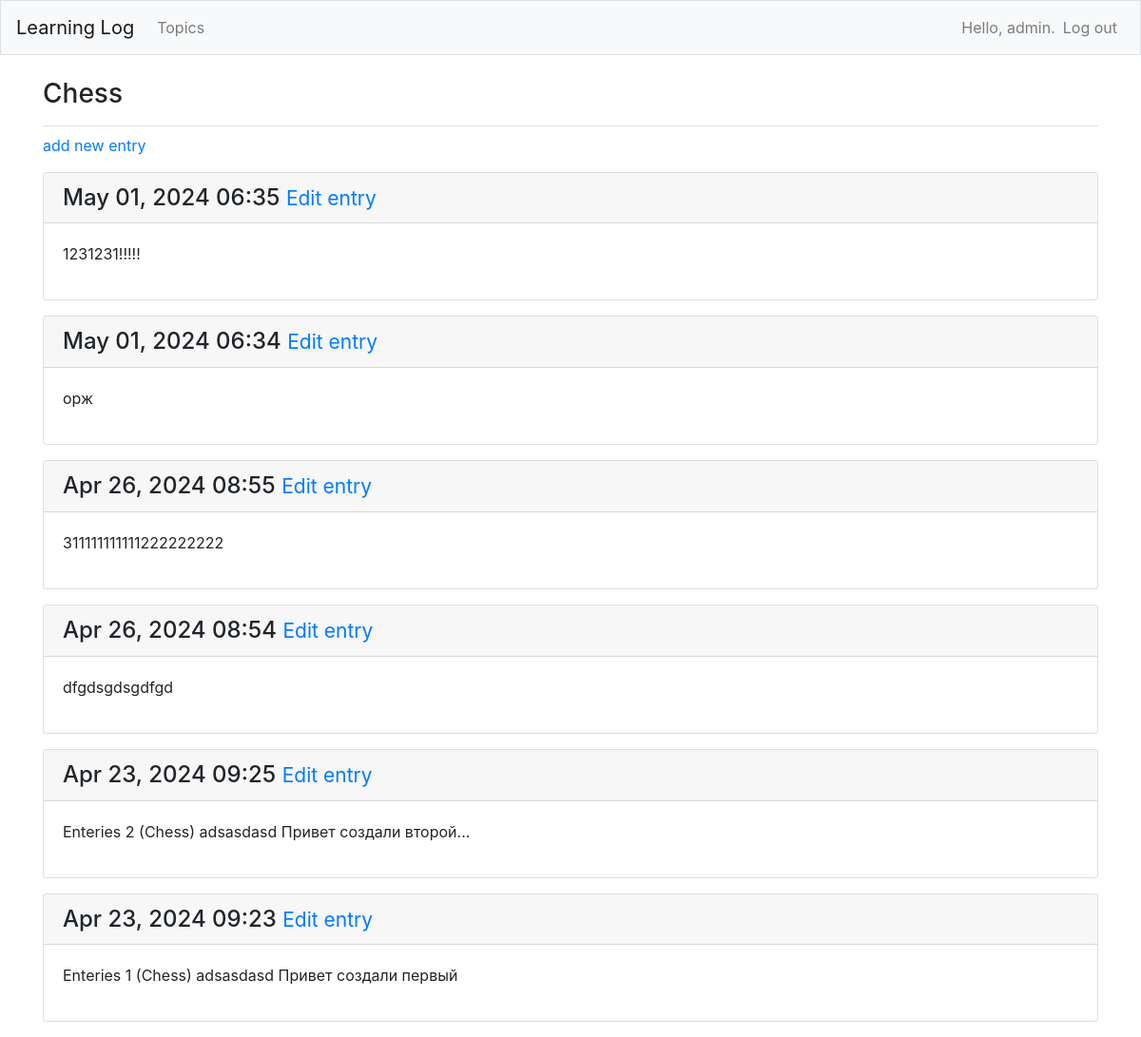
Screenshot of /topic/1/ (signed in) with the database file from the repository.
### learning_logs/models.py (models this page shows, shortened)
class Topic(models.Model):  # Определение модели Topic - представляет собой тему, которую изучает пользователь
    text = models.CharField(max_length=200)  # Поле для текста темы (максимум 200 символов)
    date_added = models.DateTimeField(auto_now_add=True)  # Поле для даты добавления (автоматически устанавливается при создании)
    owner = models.ForeignKey(User, on_delete=models.CASCADE)
    def __str__(self):  # Метод для строкового представления объекта модели - возвращает текст темы
        return self.text  # Возвращает текст темы

class Entry(models.Model):  # Определение модели Entry - представляет собой информацию, изученную пользователем по теме
    topic = models.ForeignKey(Topic, on_delete=models.CASCADE)  # Внешний ключ к модели Topic (поле где выпадет спискок созданных Topic)
    text = models.TextField()  # Поле для текста записи (неограниченной длины)
    date_added = models.DateTimeField(auto_now_add=True)  # Поле для даты добавления (автоматически устанавливается при создании)
    class Meta:  # Внутренний класс для метаданных модели
        verbose_name_plural = 'entries'  # Название модели во множественном числе для административного интерфейса

### learning_logs/views.py (the view)
# urls.py: path('topic/<int:topic_id>/', views.topic, name='topic'),  # страница topic
@login_required
def topic(request, topic_id):
    topic = Topic.objects.get(id=topic_id)  # Получает объект Topic из базы данных по его идентификатору.
    if topic.owner !=request.user:
        raise Http404
    entries = topic.entry_set.order_by('-date_added')  # Получает все связанные записи (Entry) для данной темы и упорядочивает их по дате добавления.
    context = {'topic':topic, 'entries':entries}  # Создает контекст с выбранной темой и ее записями для передачи в шаблон.
    return render(request, 'learning_logs/topic.html', context)  # Возвращает ответ на запрос, используя шаблон 'learning_logs/topic.html' и переданный контекст.

### learning_logs/templates/learning_logs/topic.html
{% extends "learning_logs/base.html" %}
{% block page_header %}
    <h3>{{ topic }}</h3>
{% endblock page_header %}
{% block content %}
    <p><a href="{% url 'learning_logs:new_entry' topic.id %}"> add new entry </a></p>
    {% for entry in entries %}
        <div class="card mb-3">
            <h4 class="card-header">
                {{entry.date_added|date:'M d, Y H:i'}}
                <small><a href="{% url 'learning_logs:edit_entry' entry.id %}"> Edit entry </a></small>
            </h4>
            <div class="card-body">
                {{ entry.text|linebreaks }}
            </div>
        </div>
    {% empty %}
        <p>There are no entries</p>
    {% endfor %}
{% endblock content %}

### learning_logs/templates/learning_logs/base.html (shortened to what this page needs)
<!DOCTYPE html>
{% load bootstrap4 %}
<html lang="en">
<head>
    {% bootstrap_css %}
</head>
<body>
    <nav class="navbar navbar-expand-md navbar-light bg-light mb-4 border">
      <a class="navbar-brand" href="{% url 'learning_logs:index'%}">Learning Log</a>
      <div class="collapse navbar-collapse" id="navbarCollapse">
        <ul class="navbar-nav mr-auto">
          <li class="nav-item">
            <a class="nav-link" href="{% url 'learning_logs:topics'%}">Topics</a></li>
        </ul>
        <ul class="navbar-nav ml-auto">
          {% if user.is_authenticated %}
            <li class="nav-item">
              <span class="navbar-text">Hello, {{ user.username }}.</span>
            </li>
            <li class="nav-item">
              <a class="nav-link" href="{% url 'users:logout'%}">Log out</a>
            </li>
          {% endif %}
        </ul>
      </div>
    </nav>
    <main role="main" class="container">
      <div class="pb-2 mb-2 border-bottom">
        {% block page_header %}{% endblock page_header %}
      </div>
      <div>
        {% block content %}{% endblock content %}
      </div>
    </main>
</body>
</html>

### rows the page displays
Topic: text "Chess"
Entry: date_added "May 01, 2024 06:35", text "1231231!!!!!"
Entry: date_added "May 01, 2024 06:34", text "орж"
Entry: date_added "Apr 26, 2024 08:55", text "311111111111222222222"
Entry: date_added "Apr 26, 2024 08:54", text "dfgdsgdsgdfgd"
Entry: date_added "Apr 23, 2024 09:25", text "Enteries 2 (Chess) adsasdasd Привет создали второй..."
Entry: date_added "Apr 23, 2024 09:23", text "Enteries 1 (Chess) adsasdasd Привет создали первый"

### other values shown
{{ user.username }} "admin"
